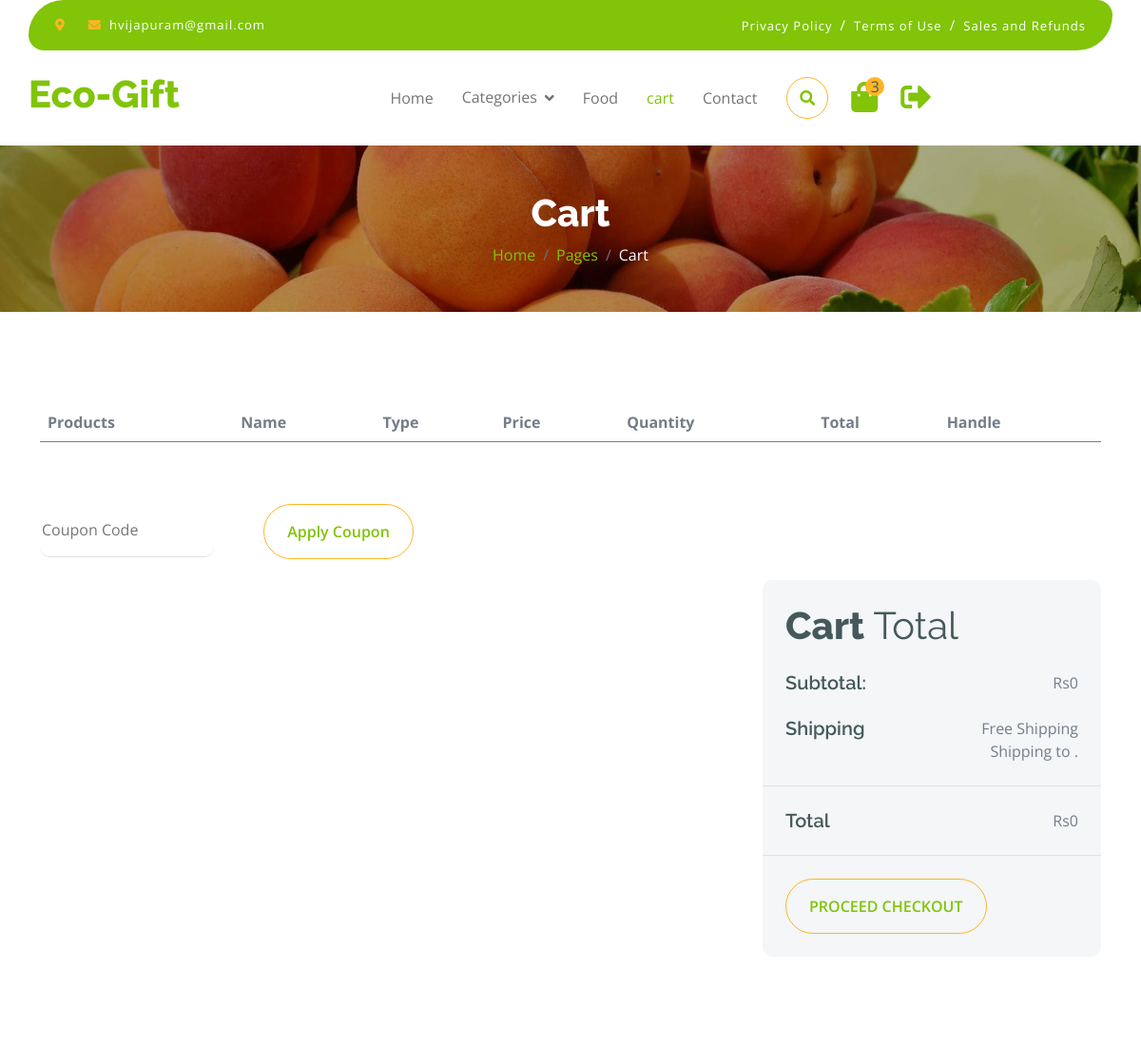
The app's page /products/cart (signed in, upper part), older data.
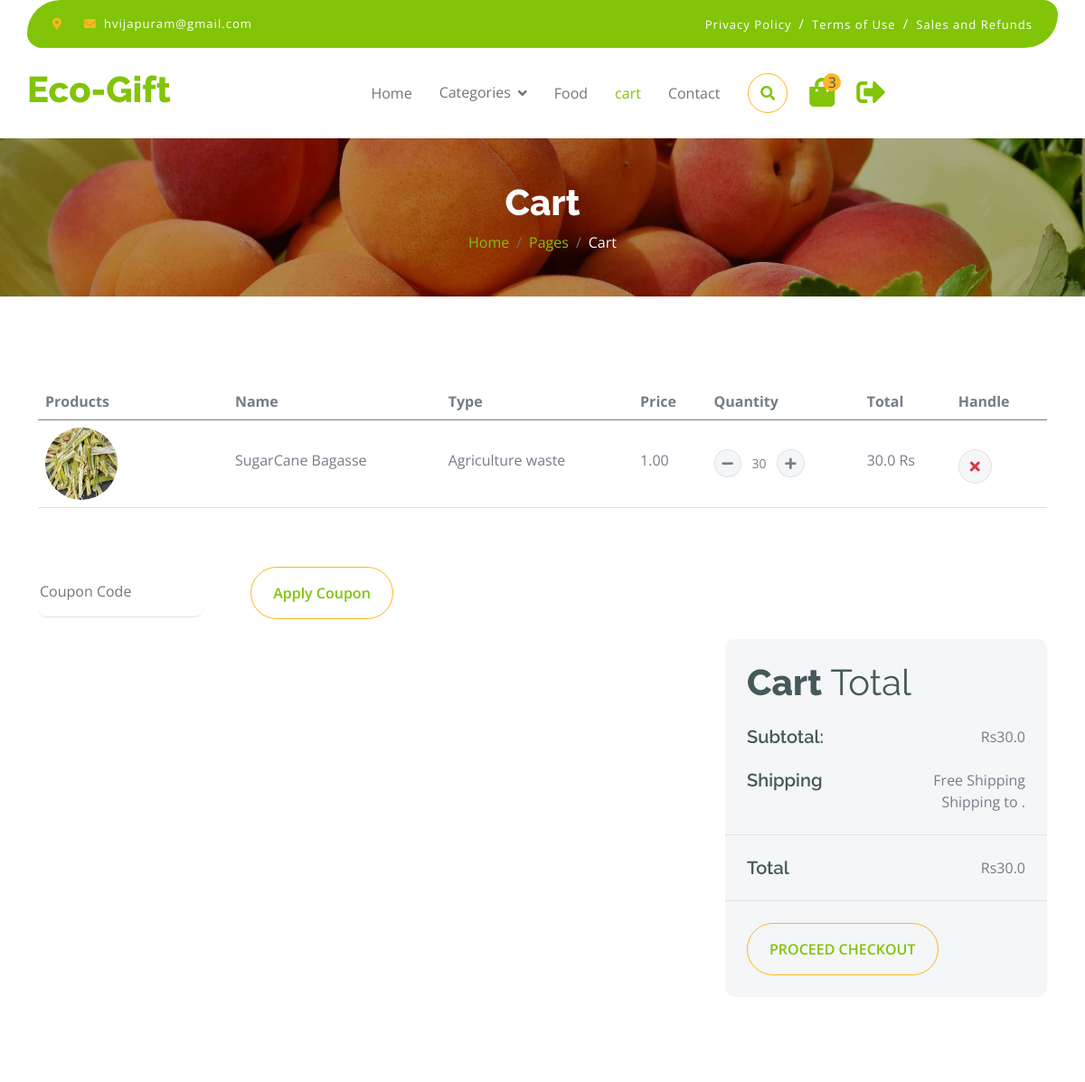
The same page, newer data.
### products/models.py (models this page shows)
class Customer(AbstractUser):
  Address = models.CharField(max_length=255, blank=True)
  Phone = models.CharField(max_length=20, blank=True)
  location = models.CharField(max_length=50)
  description = models.TextField(max_length=200, blank=True)
  password_main = models.CharField(max_length=50)
  is_seller = models.BooleanField(default=False)
  groups = models.ManyToManyField(
        Group,
        related_name='customer_set',  # unique related_name
        blank=True,
    )
  user_permissions = models.ManyToManyField(
        Permission,
        related_name='customer_permissions_set',  # unique related_name
        blank=True,
    )

class CartItem(models.Model):
    cart = models.ForeignKey(Cart, on_delete=models.CASCADE, related_name='items')
    product = models.ForeignKey(Product, on_delete=models.CASCADE)
    quantity = models.PositiveIntegerField(default=1)
    def __str__(self):
        return f"{self.product.Name} ({self.quantity})"

class Product(models.Model):
  Name = models.CharField(max_length=255)
  Description = models.TextField(blank=True)
  Price = models.CharField(max_length=10)
  Category = models.ForeignKey(Category, on_delete=models.CASCADE)
  Image = models.ImageField(upload_to='products/', blank=True)
  Seller = models.ForeignKey(Seller, on_delete=models.CASCADE, default = 1)

class Category(models.Model):
  Name = models.CharField(max_length=255)
  def __str__(self):
    return self.Name

### products/views.py (the view)
# urls.py: path('cart', views.view_cart, name="cart"),
def view_cart(request):
    try:
        cart = Cart.objects.get(customer=request.user)
        print(cart)
        if cart:
            cart_items = CartItem.objects.filter(cart=cart)
            print(cart_items)
            subtotal = sum(float(item.product.Price) * float(item.quantity) for item in cart_items)
        else:
            cart_items = []
            subtotal = 0
        context = {
            'cart': cart,
            'cart_items': cart_items,
            'subtotal': subtotal,
        }
        print(cart_items)
        return render(request, 'cart.html', context)
    except Cart.DoesNotExist:
        return render(request, 'cart.html', {'cart': None, 'cart_items': [], 'subtotal': 0})
    except Exception as e:
        print(f"An error occurred: {e}")
        return render(request, 'cart.html', {'cart': None, 'cart_items': [], 'subtotal': 0})

### templates/cart.html (shortened to what this page needs)
{% extends "base.html" %}
{% load static %}
{% load custom_filters %}
{% block content %}
        <div class="container-fluid page-header py-5">
            <h1 class="text-center text-white display-6">Cart</h1>
            <ol class="breadcrumb justify-content-center mb-0">
                <li class="breadcrumb-item"><a href="#">Home</a></li>
                <li class="breadcrumb-item"><a href="#">Pages</a></li>
                <li class="breadcrumb-item active text-white">Cart</li>
            </ol>
        </div>
{% if not user.is_authenticated %}
<div class="loginRequest" style="display: flex; align-items: center; justify-content:center; padding: 9%; margin: 9%; gap: 2%;">
<h3>Please login into Your Account , to access Cart</h3><a href="{% url 'loginCus' %}" class="my-auto">
    <i class="fas fa-user fa-2x"></i>
</a>
</div>
{% else %}
<div class="container-fluid py-5">
    <div class="container py-5">
        <div class="table-responsive">
            <table class="table">
                <thead>
                    <tr>
                        <th scope="col">Products</th>
                        <th scope="col">Name</th>
                        <th scope="col">Type</th>
                        <th scope="col">Price</th>
                        <th scope="col">Quantity</th>
                        <th scope="col">Total</th>
                        <th scope="col">Handle</th>
                    </tr>
                </thead>
                <tbody>
                    {% for item in cart_items %}
                    <tr>
                        <td>
                            <div class="d-flex align-items-center">
                                <img src="{{ item.product.Image.url }}" class="img-fluid me-5 rounded-circle" style="width: 80px; height: 80px;" alt="">
                            </div>
                        </td>
                        <td>
                            <p class="mb-0 mt-4">{{ item.product.Name }}</p>
                        </td>
                        <td>
                            <p class="mb-0 mt-4">{{ item.product.Category }}</p>
                        </td>
                        <td>
                            <p class="mb-0 mt-4">{{ item.product.Price }}</p>
                        </td>
                        <td>
                            <div class="input-group quantity mt-4" style="width: 100px;">
                                <div class="input-group-btn">
                                    <button class="btn btn-sm btn-minus rounded-circle bg-light border" onclick="return increment(this)" data-id="{{ item.id }}" data-use="decrease">
                                        <i class="fa fa-minus"></i>
                                    </button>
                                </div>
                                <input type="text" class="form-control form-control-sm text-center border-0" value="{{ item.quantity }}" id="cart-quantity-{{ item.id }}" data-id="{{ item.id }}" onchange="return change(this)">
                                <div class="input-group-btn">
                                    <button class="btn btn-sm btn-plus rounded-circle bg-light border" onclick="return increment(this)" data-id="{{ item.id }}" data-use="increase">
                                        <i class="fa fa-plus"></i>
                                    </button>
                                </div>
                            </div>
                        </td>
                        <td>
                            <p class="mb-0 mt-4">{{ item.product.Price|mul:item.quantity }} Rs</p>
                        </td>
                        <td>
                            <a href="{% url 'discardItem' item.id %}">
                            <button class="btn btn-md rounded-circle bg-light border mt-4">
                                <i class="fa fa-times text-danger"></i>
                            </button>
                            </a>
                        </td>
                    </tr>
                    {% endfor %}
                </tbody>
            </table>
        </div>
        <div class="mt-5">
            <input type="text" class="border-0 border-bottom rounded me-5 py-3 mb-4" placeholder="Coupon Code">
            <button class="btn border-secondary rounded-pill px-4 py-3 text-primary" type="button">Apply Coupon</button>
        </div>
        <div class="row g-4 justify-content-end">
            <div class="col-8"></div>
            <div class="col-sm-8 col-md-7 col-lg-6 col-xl-4">
                <div class="bg-light rounded">
                    <div class="p-4">
                        <h1 class="display-6 mb-4">Cart <span class="fw-normal">Total</span></h1>
                        <div class="d-flex justify-content-between mb-4">
                            <h5 class="mb-0 me-4">Subtotal:</h5>
                            <p class="mb-0">Rs{{ subtotal }}</p>
                        </div>
                        <div class="d-flex justify-content-between">
                            <h5 class="mb-0 me-4">Shipping</h5>
                            <div>
                                <p class="mb-0">Free Shipping</p>
                            </div>
                        </div>
                        <p class="mb-0 text-end">Shipping to {{ request.user.customer.location }}.</p>
                    </div>
                    <div class="py-4 mb-4 border-top border-bottom d-flex justify-content-between">
                        <h5 class="mb-0 ps-4 me-4">Total</h5>
                        <p class="mb-0 pe-4">Rs{{ subtotal }}</p>
                    </div>
                    <button class="btn border-secondary rounded-pill px-4 py-3 text-primary text-uppercase mb-4 ms-4" type="button"><a href="{% url 'checkout' %}">Proceed Checkout</a></button>
                </div>
            </div>
        </div
    </div>
</div>
{% endif %}
{% endblock content %}

### templates/base.html (shortened to what this page needs)
{% load static %}
{% load mathfilters %}
<!DOCTYPE html>
<html lang="en">
<head>
    <link rel="stylesheet" href="https://use.fontawesome.com/releases/v5.15.4/css/all.css" />
    <link href="https://cdn.jsdelivr.net/npm/bootstrap-icons@1.4.1/font/bootstrap-icons.css" rel="stylesheet">
    <link href="{% static 'lib/lightbox/css/lightbox.min.css' %}" rel="stylesheet">
    <link href="{% static 'lib/owlcarousel/assets/owl.carousel.min.css' %}" rel="stylesheet">
    <link href="{% static 'css/bootstrap.min.css' %}" rel="stylesheet">
    <link href="{% static 'css/style.css' %}" rel="stylesheet">
</head>
<body>
    <div class="container-fluid fixed-top">
        <div class="container topbar bg-primary d-none d-lg-block">
            <div class="d-flex justify-content-between">
                <div class="top-info ps-2">
                    <small class="me-3"><i class="fas fa-map-marker-alt me-2 text-secondary"></i> </small>
                    <small class="me-3"><i class="fas fa-envelope me-2 text-secondary"></i><a href="#"
                            class="text-white">{{ user_email }}</a></small>
                </div>
                <div class="top-link pe-2">
                    <a href="#" class="text-white"><small class="text-white mx-2">Privacy Policy</small>/</a>
                    <a href="#" class="text-white"><small class="text-white mx-2">Terms of Use</small>/</a>
                    <a href="#" class="text-white"><small class="text-white ms-2">Sales and Refunds</small></a>
                </div>
            </div>
        </div>
        <div class="container px-0">
            <nav class="navbar navbar-light bg-white navbar-expand-xl">
                <a href="{% url 'index' %}" class="navbar-brand">
                    <h1 class="text-primary display-6">Eco-Gift</h1>
                </a>
                <div class="collapse navbar-collapse bg-white" id="navbarCollapse">
                    <div class="navbar-nav mx-auto">
                        {% if user.is_authenticated %}
                        {% if user.is_seller %}
                        {% url 'seller-main' as seller_view %}
                        <a href="{% url 'seller-main' %}" class="nav-item nav-link {% if request.path == seller_view %}active{% endif %}">Home</a>
                        {% comment %} <a href="{% url 'shop' %}" class="nav-item nav-link">Food</a> {% endcomment %}
                      {% comment %} <a href="{% url 'shop-details' %}" class="nav-item nav-link">Shop Detail</a> {% endcomment %}
                        {% comment %} <a href="{% url 'My orders' %}" class="nav-item nav-link">My Orders</a> {% endcomment %}
                        {% url 'add-product' as add_product_view %}
                        <a href="{% url 'add-product' %}" class="nav-item nav-link {% if request.path == add_product_view %}active{% endif %}">addproduct</a>
                        {% comment %} <a href="{% url 'seller-det' %}" class="nav-item nav-link">Seller-log</a> {% endcomment %}
                        {% url 'contactus' as contact_view %}
                        <a href="{% url 'contactus' %}" class="nav-item nav-link {% if request.path == contact_view %}active{% endif %}">Contact</a>
                        <div class="nav-item dropdown">
                            <div class="d-flex m-3 me-0">
                                <button
                                    class="btn-search btn border border-secondary btn-md-square rounded-circle bg-white me-4"
                                    data-bs-toggle="modal" data-bs-target="#searchModal"><i
                                        class="fas fa-search text-primary"></i></button>
                                <a href="{% url 'cart' %}" class="position-relative me-4 my-auto">
                                        <i class="fa fa-shopping-bag fa-2x"></i>
                                        <span
                                            class="position-absolute bg-secondary rounded-circle d-flex align-items-center justify-content-center text-dark px-1"
                                            style="top: -5px; left: 15px; height: 20px; min-width: 20px;">3</span>
                                    </a>
                                {% if user.is_authenticated %}
                                <a href="{% url 'myaccount' %}" class="my-auto">
                                    <i class="fas fa-sign-out-alt fa-2x"></i>
                                </a>
                                {% else %}
                                <a href="{% url 'loginCus' %}" class="my-auto">
                                    <i class="fas fa-user fa-2x"></i>
                                </a>
                                {% endif %}
                            </div>
                                {% comment %} <a href="{% url 'seller-det' %}" class="dropdown-item">Seller-log</a> {% endcomment %}
                                {% else %}
                                {% url 'index' as index_view %}
                                <a href="{% url 'index' %}" class="nav-item nav-link {% if request.path == index_view %}active{% endif %}">Home</a>
                                <div class="nav-item dropdown">
                                    <a href="#" class="nav-link dropdown-toggle" data-bs-toggle="dropdown">Categories</a>
                                </div>
                                {% url 'shop' as shop_view %}
                                <a href="{% url 'shop' %}" class="nav-item nav-link {% if request.path == shop_view %}active{% endif %}">Food</a>
                                {% url 'cart' as cart_view %}
                                <a href="{% url 'cart' %}" class="nav-item nav-link {% if request.path == cart_view %}active{% endif %}">cart</a>
                                {% url 'contactus' as contact_view %}
                                <a href="{% url 'contactus' %}" class="nav-item nav-link {% if request.path == contact_view %}active{% endif %}">Contact</a>
                                <div class="d-flex m-3 me-0">
                                    <button
                                        class="btn-search btn border border-secondary btn-md-square rounded-circle bg-white me-4"
                                        data-bs-toggle="modal" data-bs-target="#searchModal"><i
                                            class="fas fa-search text-primary"></i></button>
                                    <a href="{% url 'cart' %}" class="position-relative me-4 my-auto">
                                            <i class="fa fa-shopping-bag fa-2x"></i>
                                            <span
                                                class="position-absolute bg-secondary rounded-circle d-flex align-items-center justify-content-center text-dark px-1"
                                                style="top: -5px; left: 15px; height: 20px; min-width: 20px;">3</span>
                                        </a>
                                    {% if user.is_authenticated %}
                                    <a href="{% url 'myaccount' %}" class="my-auto">
                                        <i class="fas fa-sign-out-alt fa-2x"></i>
                                    </a>
                                    {% else %}
                                    <a href="{% url 'loginCus' %}" class="my-auto">
                                        <i class="fas fa-user fa-2x"></i>
                                    </a>
                                    {% endif %}
                                </div>
                                {% endif %}
                            </div>
                        </div>
                        {% endif %}
                    </div>
                </div>
    {% block content%}
    {% endblock content %}
</body>
</html>

Row changes from the older to the newer data that the page shows:
added CartItem: product.Image (picture), product.Name "SugarCane Bagasse", product.Category "Agriculture waste", product.Price "1.00", quantity "30", product.Price|mul "30.0"
Text that changed along with them:
{{ subtotal }}: "0" → "30.0"
